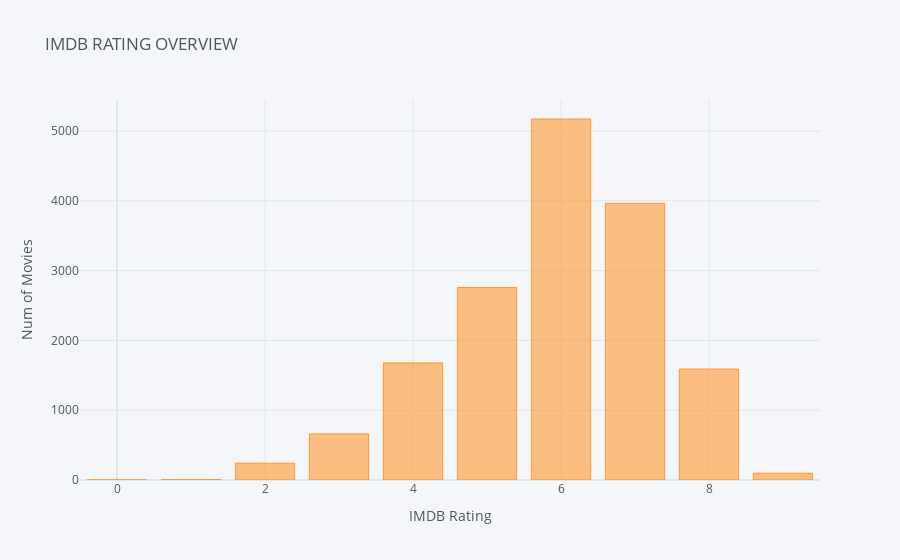

Notebook cell for this chart:
### Code cell
import seaborn as sns
movie_data['IMDB_group'].value_counts().iplot('bar', xTitle='IMDB Rating', yTitle='Num of Movies', title='IMDB RATING OVERVIEW')

### Figure 1 — Plotly figure (JSON) as saved in the notebook; plotly's stock layout.template omitted (floating-point values rounded to 4 significant figures)
{"data": [{"marker": {"color": "rgba(255, 153, 51, 0.6)", "line": {"color": "rgba(255, 153, 51, 1.0)", "width": 1}}, "name": "IMDB_group", "orientation": "v", "text": "", "type": "bar", "x": [6, 7, 5, 4, 8, 3, 2, 9, 1, 0], "y": [5173, 3965, 2758, 1678, 1590, 660, 241, 97, 7, 4]}], "layout": {"legend": {"bgcolor": "#F5F6F9", "font": {"color": "#4D5663"}}, "paper_bgcolor": "#F5F6F9", "plot_bgcolor": "#F5F6F9", "title": {"font": {"color": "#4D5663"}, "text": "IMDB RATING OVERVIEW"}, "xaxis": {"gridcolor": "#E1E5ED", "showgrid": true, "tickfont": {"color": "#4D5663"}, "title": {"font": {"color": "#4D5663"}, "text": "IMDB Rating"}, "zerolinecolor": "#E1E5ED"}, "yaxis": {"gridcolor": "#E1E5ED", "showgrid": true, "tickfont": {"color": "#4D5663"}, "title": {"font": {"color": "#4D5663"}, "text": "Num of Movies"}, "zerolinecolor": "#E1E5ED"}}}
